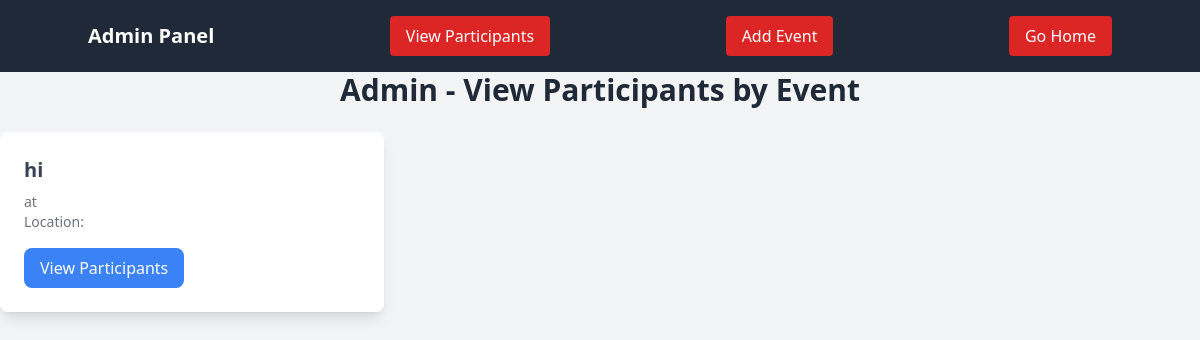
The app's page /admin/view.php, older data.
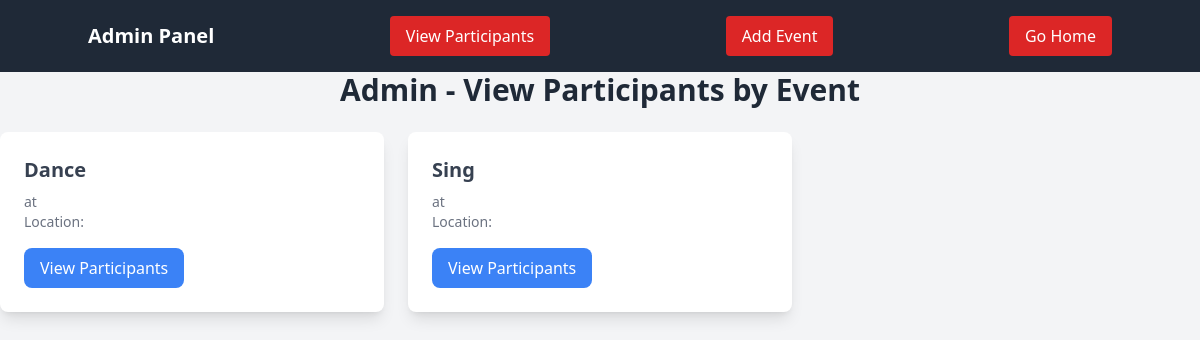
The same page, newer data.
### tables this page shows
CREATE TABLE `Events` (
  `EventID` int(11) NOT NULL,
  `EventName` varchar(150) NOT NULL,
  `EventDescription` text NOT NULL,
  `EventDate` date NOT NULL,
  `EventTime` time NOT NULL,
  `Location` varchar(255) DEFAULT NULL,
  `Organizer` varchar(100) DEFAULT NULL,
  `CreatedAt` timestamp NOT NULL DEFAULT current_timestamp(),
  `rules` text DEFAULT NULL,
  `EventType` enum('Single','Group') NOT NULL DEFAULT 'Single',
  `MaxParticipants` int(11) DEFAULT NULL
);

### admin/view.php (the view, shortened to what this page needs)
<?php require('./serverScriptAdmin/DataBase.php');
$con =Connect_Database();
$eventsQuery = "SELECT EventID, EventName FROM Events";
$eventsResult = $con->query($eventsQuery);
?>
<!DOCTYPE html>
<html lang="en">
<head>
    <script src="https://cdn.tailwindcss.com"></script>
</head>
<body class="bg-gray-100">
<header class="bg-gray-800 text-white py-4">
        <div class="container mx-auto flex justify-between items-center">
            <h1 class="text-xl font-bold">Admin Panel</h1>
            <a href="view.php" class="bg-red-600 px-4 py-2 rounded hover:bg-red-700">View Participants</a>
            <a href="#add-event" class="bg-red-600 px-4 py-2 rounded hover:bg-red-700">Add Event</a>
            <a href="index.php" class="bg-red-600 px-4 py-2 rounded hover:bg-red-700">Go Home</a>
        </div>
    </header>
    <h1 class="text-3xl font-bold text-center text-gray-800 mb-6">Admin - View Participants by Event</h1>
<div id="events-section" class="grid grid-cols-1 md:grid-cols-2 lg:grid-cols-3 gap-6">
    <?php while ($event = $eventsResult->fetch_assoc()) { ?>
        <div
            class="bg-white rounded-lg shadow-lg p-6 hover:bg-gray-100 cursor-pointer transition-all"
            onclick="viewParticipants(<?php echo $event['EventID']; ?>)">
            <h3 class="text-xl font-semibold text-gray-700 mb-2"><?php echo htmlspecialchars($event['EventName']); ?></h3>
            <p class="text-sm text-gray-500">
                <?php echo htmlspecialchars($event['EventDate']); ?> at <?php echo htmlspecialchars($event['EventTime']); ?>
            </p>
            <p class="text-sm text-gray-500">Location: <?php echo htmlspecialchars($event['Location']); ?></p>
            <button class="mt-4 bg-blue-500 text-white px-4 py-2 rounded-lg hover:bg-blue-600">
                View Participants
            </button>
        </div>
    <?php }
    ?>
</div>
</body>
</html>

Row changes from the older to the newer data that the page shows:
removed events: EventName "hi"
added events: EventName "Dance"
added events: EventName "Sing"
